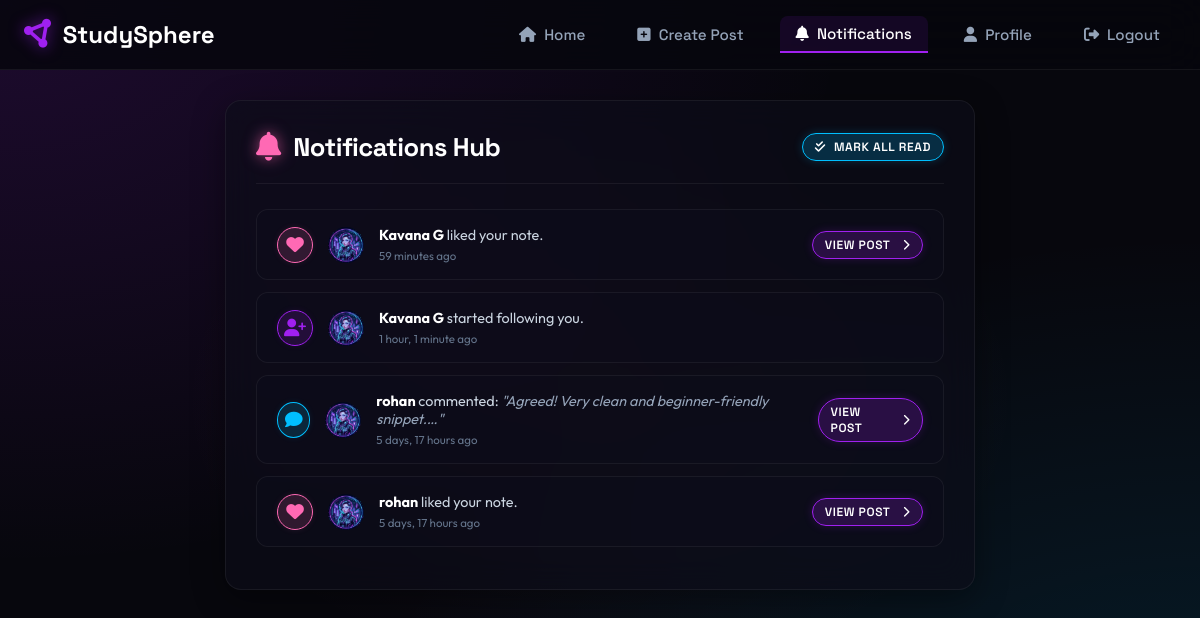
The app's page /notifications/ (signed in) with its own data.
### interactions/models.py (models this page shows, shortened)
class Notification(models.Model):
    TYPE_CHOICES = [
        ('like', 'New Like ❤️'),
        ('comment', 'New Comment 💬'),
        ('follow', 'New Follower 👤'),
    ]
    sender = models.ForeignKey(User, on_delete=models.CASCADE, related_name="sent_notifications")
    receiver = models.ForeignKey(User, on_delete=models.CASCADE, related_name="notifications")
    notification_type = models.CharField(max_length=20, choices=TYPE_CHOICES)
    post = models.ForeignKey(Post, on_delete=models.CASCADE, blank=True, null=True)
    created_at = models.DateTimeField(auto_now_add=True)
    is_read = models.BooleanField(default=False)
    class Meta:
        ordering = ['-created_at']

class Comment(models.Model):
    user = models.ForeignKey(User, on_delete=models.CASCADE, related_name="comments")
    post = models.ForeignKey(Post, on_delete=models.CASCADE, related_name="comments")
    text = models.TextField(max_length=1000)
    created_at = models.DateTimeField(auto_now_add=True)
    class Meta:
        ordering = ['created_at']

### users/models.py (models this page shows, shortened)
class UserProfile(models.Model):
    user = models.OneToOneField(User, on_delete=models.CASCADE, related_name="profile")
    bio = models.TextField(max_length=500, blank=True, help_text="Short bio about the student")
    branch = models.CharField(
        max_length=100,
        blank=True,
        help_text="Department or engineering branch (e.g., Computer Science, Data Science)"
    )
    skills = models.TextField(
        blank=True,
        help_text="Comma-separated list of interests/skills (e.g., Python, UI/UX, DSA)"
    )
    profile_image = models.ImageField(
        upload_to="profile_images/",
        default="profile_images/default_avatar.png"
    )
    badges = models.ManyToManyField(Badge, blank=True, related_name="profiles")
    followers = models.ManyToManyField(
        "self",
        symmetrical=False,
        related_name="following",
        blank=True
    )
    joined_date = models.DateTimeField(auto_now_add=True)

### posts/models.py (models this page shows, shortened)
class Post(models.Model):
    CATEGORY_CHOICES = [
        ('Coding', 'Coding 💻'),
        ('Notes', 'Notes 📝'),
        ('AI/ML', 'AI/ML 🤖'),
        ('Projects', 'Projects 🚀'),
        ('Internship', 'Internship 💼'),
    ]
    user = models.ForeignKey(User, on_delete=models.CASCADE, related_name="posts")
    caption = models.TextField(help_text="Write your notes, post caption, or question here.")
    image = models.ImageField(upload_to="post_images/", blank=True, null=True)
    category = models.CharField(
        max_length=50,
        choices=CATEGORY_CHOICES,
        default='Notes',
        help_text="Category/discipline tag for filtering posts"
    )
    ai_summary = models.TextField(
        blank=True,
        help_text="Automated summary of notes generated by StudySphere AI"
    )
    created_at = models.DateTimeField(auto_now_add=True)
    likes = models.ManyToManyField(User, related_name="liked_posts", blank=True)
    class Meta:
        ordering = ['-created_at']

### interactions/views.py (the view)
# urls.py: path('notifications/', views.notifications, name='notifications'),
@login_required
def notifications(request):
    notifs = request.user.notifications.all()
    context = {
        'notifications': notifs,
    }
    Notification.objects.filter(receiver=request.user, is_read=False).update(is_read=True)
    return render(request, 'interactions/notifications.html', context)

### interactions/context_processors.py (called while the page is built)
def notifications(request):
    if request.user.is_authenticated:
        unread_count = Notification.objects.filter(receiver=request.user, is_read=False).count()
        try:
            user_profile = request.user.profile
            following_profiles = user_profile.following.all()
            following_user_ids = [p.user.id for p in following_profiles]
            suggested = UserProfile.objects.exclude(user=request.user).exclude(user__id__in=following_user_ids).order_by('?')[:4]
        except Exception:
            suggested = []
        return {
            'unread_notifications_count': unread_count,
            'suggested_students': suggested,
        }
    return {
        'unread_notifications_count': 0,
        'suggested_students': [],
    }

### templates/interactions/notifications.html (shortened to what this page needs)
{% extends 'base.html' %}
{% load static %}
{% block content %}
<div class="create-post-container" style="max-width: 750px;">
    <div class="glass-card" style="padding: 30px;">
        <div style="display: flex; justify-content: space-between; align-items: center; border-bottom: 1px solid var(--border-color); padding-bottom: 20px; margin-bottom: 25px;">
            <div style="display: flex; align-items: center; gap: 12px;">
                <i class="fa-solid fa-bell text-glow-pink" style="font-size: 1.8rem; color: var(--neon-pink);"></i>
                <h2 style="font-size: 1.6rem; font-family: var(--font-heading); color: #ffffff;">Notifications Hub</h2>
            </div>
            {% if notifications %}
                <form action="{% url 'mark_all_read' %}" method="post">
                    <button type="submit" class="btn-neon btn-neon-blue btn-follow-sm">
                        <i class="fa-solid fa-check-double"></i> Mark all read
                    </button>
                </form>
            {% endif %}
        </div>
        {% if notifications %}
            <div style="display: flex; flex-direction: column;">
                {% for notif in notifications %}
                    <div class="notification-card {% if not notif.is_read %}unread{% endif %}">
                        <div class="notif-left">
                            <div class="notif-icon-circle
                                {% if notif.notification_type == 'like' %}notif-like-icon
                                {% elif notif.notification_type == 'comment' %}notif-comment-icon
                                {% else %}notif-follow-icon
                                {% endif %}">
                                {% if notif.notification_type == 'like' %}<i class="fa-solid fa-heart"></i>
                                {% elif notif.notification_type == 'comment' %}<i class="fa-solid fa-comment"></i>
                                {% else %}<i class="fa-solid fa-user-plus"></i>
                                {% endif %}
                            </div>
                            <img src="{{ notif.sender.profile.profile_image.url }}" alt="{{ notif.sender.username }}" class="notif-sender-avatar">
                            <div class="notif-body">
                                <div>
                                    <a href="{% url 'profile' username=notif.sender.username %}" style="font-weight: 700; color: #ffffff; text-shadow: none;">
                                        {{ notif.sender.username }}
                                    </a>
                                    {% if notif.notification_type == 'like' %}
                                        liked your note.
                                    {% elif notif.notification_type == 'comment' %}
                                        commented: <span style="font-style: italic; color: #94a3b8;">"{{ notif.post.comments.last.text|truncatechars:50 }}"</span>
                                    {% else %}
                                        started following you.
                                    {% endif %}
                                </div>
                                <div class="notif-time">{{ notif.created_at|timesince }} ago</div>
                            </div>
                        </div>
                        {% if notif.post %}
                            <a href="{% url 'feed' %}#post-card-{{ notif.post.id }}" class="btn-neon btn-neon-purple btn-follow-sm">
                                View Post <i class="fa-solid fa-chevron-right" style="font-size: 0.7rem; margin-left: 4px;"></i>
                            </a>
                        {% endif %}
                    </div>
                {% endfor %}
            </div>
        {% endif %}
    </div>
</div>
{% endblock %}

### static/css/style.css (style rules this page uses)
:root { --bg-dark: #07070d; --bg-darker: #040408; --card-bg: rgba(13, 13, 26, 0.65); --border-color: rgba(255, 255, 255, 0.06); --border-glow-purple: rgba(160, 32, 240, 0.25); --neon-purple: #a020f0; --neon-blue: #00bfff; --neon-pink: #ff69b4; --neon-green: #00ff88; --glow-purple: 0 0 15px rgba(160, 32, 240, 0.6); --glow-blue: 0 0 15px rgba(0, 191, 255, 0.6); --glow-pink: 0 0 15px rgba(255, 105, 180, 0.6); --glow-green: 0 0 15px rgba(0, 255, 136, 0.6); --font-heading: 'Space Grotesk', sans-serif; --font-body: 'Outfit', sans-serif; }
* { margin: 0; padding: 0; box-sizing: border-box; }
body { background-color: var(--bg-dark); background-image: radial-gradient(at 0% 0%, rgba(160, 32, 240, 0.15) 0px, transparent 50%), radial-gradient(at 100% 100%, rgba(0, 191, 255, 0.12) 0px, transparent 50%), radial-gradient(at 50% 50%, rgba(255, 105, 180, 0.05) 0px, transparent 50%); color: #e2e8f0; font-family: var(--font-body); min-height: 100vh; display: flex; flex-direction: column; overflow-x: hidden; }
.glass-card { background: var(--card-bg); backdrop-filter: blur(16px); -webkit-backdrop-filter: blur(16px); border: 1px solid var(--border-color); border-radius: 16px; box-shadow: 0 8px 32px 0 rgba(0, 0, 0, 0.4); transition: transform 0.3s cubic-bezier(0.4, 0, 0.2, 1), box-shadow 0.3s ease, border-color 0.3s ease; }
h1, h2, h3, h4, h5, h6 { font-family: var(--font-heading); font-weight: 700; letter-spacing: -0.02em; }
a { color: var(--neon-blue); text-decoration: none; transition: color 0.2s ease, text-shadow 0.2s ease; }
.text-glow-pink { text-shadow: var(--glow-pink); }
.btn-neon { display: inline-flex; align-items: center; justify-content: center; gap: 8px; padding: 10px 24px; border-radius: 50px; font-family: var(--font-heading); font-weight: 600; text-transform: uppercase; letter-spacing: 0.05em; font-size: 0.85rem; cursor: pointer; transition: all 0.3s cubic-bezier(0.4, 0, 0.2, 1); border: 1px solid transparent; }
.btn-neon-purple { background: rgba(160, 32, 240, 0.2); color: #ffffff; border-color: var(--neon-purple); box-shadow: 0 0 10px rgba(160, 32, 240, 0.2); }
.btn-neon-blue { background: rgba(0, 191, 255, 0.2); color: #ffffff; border-color: var(--neon-blue); box-shadow: 0 0 10px rgba(0, 191, 255, 0.2); }
.btn-follow-sm { padding: 5px 12px; font-size: 0.75rem; }
.notification-card { padding: 16px 20px; border-radius: 12px; border: 1px solid var(--border-color); background: rgba(13, 13, 26, 0.5); display: flex; align-items: center; justify-content: space-between; gap: 15px; margin-bottom: 12px; transition: all 0.2s ease; }
.notif-left { display: flex; align-items: center; gap: 15px; }
.notif-icon-circle { width: 36px; height: 36px; border-radius: 50%; display: flex; align-items: center; justify-content: center; font-size: 1.1rem; }
.notif-like-icon { background: rgba(255, 105, 180, 0.15); color: var(--neon-pink); border: 1px solid var(--neon-pink); box-shadow: 0 0 6px rgba(255, 105, 180, 0.1); }
.notif-comment-icon { background: rgba(0, 191, 255, 0.15); color: var(--neon-blue); border: 1px solid var(--neon-blue); box-shadow: 0 0 6px rgba(0, 191, 255, 0.1); }
.notif-follow-icon { background: rgba(160, 32, 240, 0.15); color: var(--neon-purple); border: 1px solid var(--neon-purple); box-shadow: 0 0 6px rgba(160, 32, 240, 0.1); }
.notif-sender-avatar { width: 36px; height: 36px; border-radius: 50%; object-fit: cover; }
.notif-body { font-size: 0.9rem; color: #cbd5e1; }
.notif-time { font-size: 0.72rem; color: #64748b; margin-top: 4px; }
.create-post-container { max-width: 700px; margin: 0 auto; width: 100%; }

### records on screen
Notification: notification_type "like" (drawn), sender.profile.profile_image (placeholder picture), sender.username "Kavana G", created_at "59 minutes"
Notification: notification_type "follow" (drawn), sender.profile.profile_image (placeholder picture), sender.username "Kavana G", created_at "1 hour, 1 minute"
Notification: notification_type "comment" (drawn), sender.profile.profile_image (placeholder picture), sender.username "rohan", post.comments.last.text "Agreed! Very clean and beginner-friendly snippet.…", created_at "5 days, 17 hours"
Notification: notification_type "like" (drawn), sender.profile.profile_image (placeholder picture), sender.username "rohan", created_at "5 days, 17 hours"
